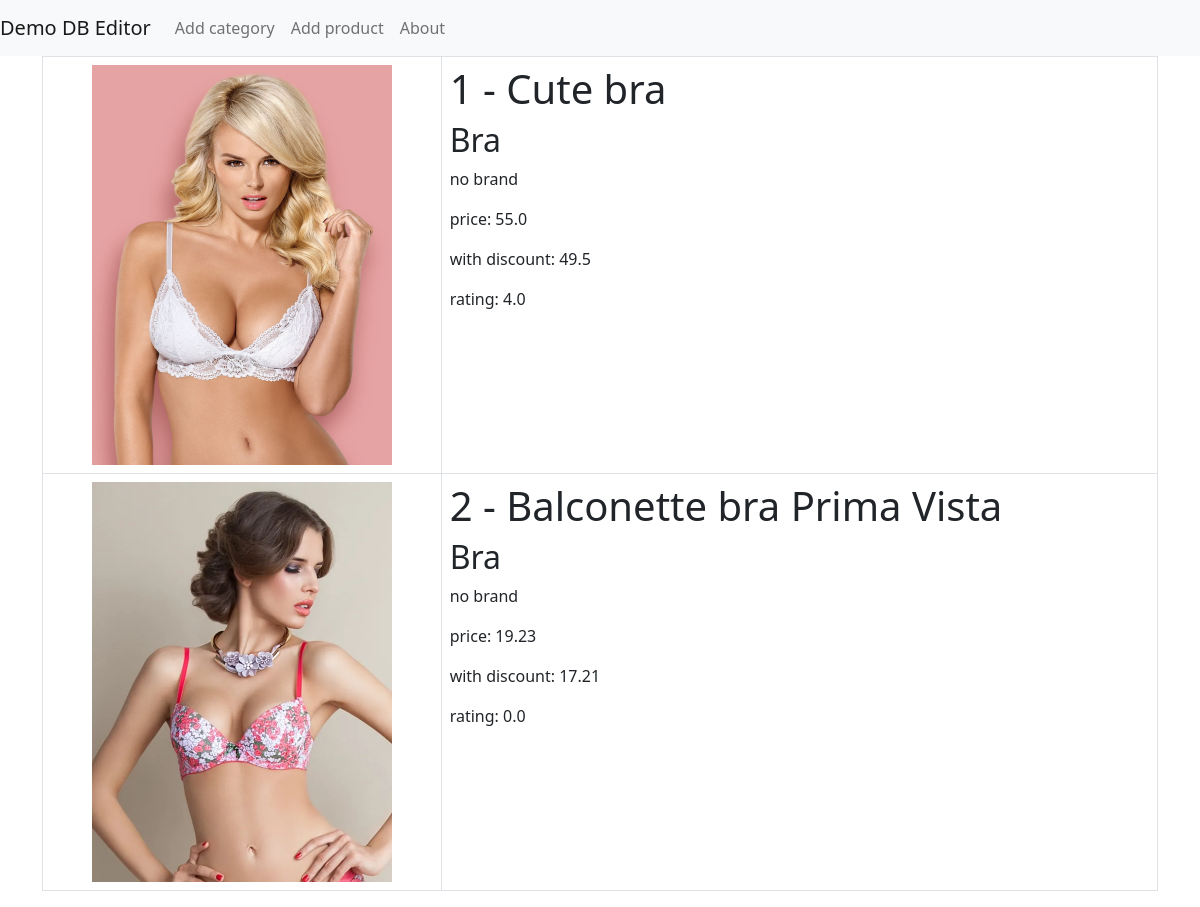
Page /products on the committed database.
### tables this page shows
CREATE TABLE products (id INTEGER PRIMARY KEY AUTOINCREMENT NOT NULL, category_id INTEGER REFERENCES categories (id) ON DELETE CASCADE ON UPDATE CASCADE NOT NULL, name TEXT NOT NULL, preview_path TEXT NOT NULL, price DOUBLE NOT NULL, price_with_discount DOUBLE NOT NULL, rating DOUBLE NOT NULL, description TEXT, brand_id INTEGER REFERENCES brands (id) ON DELETE SET NULL ON UPDATE CASCADE, created_at INTEGER NOT NULL DEFAULT 0);

CREATE TABLE categories (id INTEGER PRIMARY KEY AUTOINCREMENT NOT NULL, name TEXT NOT NULL, image_path TEXT NOT NULL, created_at INTEGER NOT NULL DEFAULT 0);

### app.py (the view)
@app.route("/products")
def products():
    data = [dict(p) for p in db.get_products()]
    for d in data:
        d['category_name'] = db.get_category_by_id(d['category_id'])['name']
        if d['brand_id'] is not None:
            d['brand_name'] = db.get_brand_by_id(d['brand_id'])['name']
        else:
            d['brand_name'] = None
    return render_template("products.html", products=data)

### db.py (called while the page is built)
def get_db_connection():
    conn = sqlite3.connect("passionwoman.db")
    conn.row_factory = sqlite3.Row
    return conn

def get_category_by_id(category_id):
    conn = get_db_connection()
    category = conn.execute(f"SELECT * FROM categories WHERE id = {category_id}").fetchone()
    conn.close()
    return category

def get_products():
    conn = get_db_connection()
    products = conn.execute("SELECT * FROM products").fetchall()
    conn.close()
    return products

### templates/products.html (shortened to what this page needs)
{% extends 'base.html' %}
{% block content %}
    <table class="table table-bordered">
        {% for product in products %}
            <tr>
                <td class="text-center">
                    <img src="{{ product['preview_path'] }}" alt="{{ product['preview_path'] }}" height="400"/>
                </td>
                <td>
                    <h1>{{ product['id'] }} - {{ product['name'] }}</h1>
                    <h2>{{ product['category_name'] }}</h2>
                    <p>{{ product['brand_name'] if product['brand_name'] is not none else 'no brand' }}</p>
                    <p>price: {{ product['price'] }}</p>
                    <p>with discount: {{ product['price_with_discount'] }}</p>
                    <p>rating: {{ product['rating'] }}</p>
                </td>
            </tr>
        {% endfor %}
    </table>
{% endblock %}

### rows in the picture
products: preview_path (picture), name "Cute bra", price "55.0", price_with_discount "49.5", rating "4.0"
categories: category_name "Bra" "Bra"
products: preview_path (picture), name "Balconette bra Prima Vista", price "19.23", price_with_discount "17.21", rating "0.0"

### other values in the picture
{{ product['id'] }} "1" "2"
